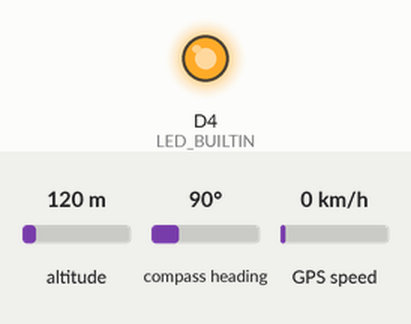
The sketch below on a simulated ESP8266 (NodeMCU). Shown: output pins drawn as LEDs (lit = HIGH, except the on-board LED, lit = LOW). The inputs (shaded band) are chosen by the test bench; at power-on: altitude 120 m, compass heading 90°, GPS speed 0 km/h. WiFi joins after 1.5 s; servers stay silent unless stated; uploads are accepted with an empty reply; the GPS gets a fix after 3 s at 37.7749, -122.4194 with 8 satellites; what the sketch prints to the serial monitor is not drawn.

Above: at 7.6 s.
Timing chart, 0 to 11.1 s (numbered marks = the images above):
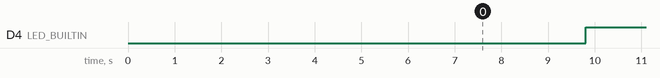

The sketch:

esp8266_web_data_post.ino
```cpp
#include <ESP8266WiFi.h>
#include <ESP8266HTTPClient.h>
#include <Arduino.h>
#include <TinyGPS++.h>
#include <SoftwareSerial.h>

#define WIFI_SSID "HUAWEI nova 7 SE"
#define WIFI_PASSWORD "b71a81458b10"

int id;
double latitude, longitude;

String postData;

String date_time = "00:00:00", previous_date_time;

TinyGPSPlus gps;
SoftwareSerial gpsSerial(D1, D2); // RX, TX
char buffer[100];

void printData()
{
  if (gps.location.isUpdated()) {
    Serial.println("");
    double lat = gps.location.lat();
    double lng = gps.location.lng();

    latitude = lat;
    longitude = lng;

    double altitude = gps.altitude.meters();

    int year = gps.date.year();
    int month = gps.date.month();
    int day = gps.date.day();

    int hour = gps.time.hour();
    int minute = gps.time.minute();
    int second = gps.time.second();

    date_time = (String)hour + ":" + ":" + (String)minute + ":" + (String)second;

    snprintf(buffer, sizeof(buffer),
             "Latitude: %.8f, Longitude: %.8f, Altitude: %.2f m, "
             "Date/Time: %d-%02d-%02d %02d:%02d:%02d",
             lat, lng, altitude, year, month, day, hour, minute, second);

    Serial.println(buffer);
  }
}

void setup() {

  Serial.begin(9600);
  gpsSerial.begin(9600);
  Serial.println("Communication Started \n\n");
  delay(1000);

  pinMode(LED_BUILTIN, OUTPUT);

  WiFi.mode(WIFI_STA);
  WiFi.begin(WIFI_SSID, WIFI_PASSWORD);
  Serial.print("Connecting to ");
  Serial.print(WIFI_SSID);
  while (WiFi.status() != WL_CONNECTED)
  { Serial.print(".");
    delay(500);
  }

  Serial.println();
  Serial.print("Connected to ");
  Serial.println(WIFI_SSID);
  Serial.print("IP Address is : ");
  Serial.println(WiFi.localIP());

  delay(3000);
}

void loop() {

  while (gpsSerial.available() > 0) {
    if (gps.encode(gpsSerial.read())) {
      printData();

      HTTPClient http;
      printData();
      id = 1;

      postData = "id=" + (String)id + "&lati=" + String(latitude, 7) + "&long=" + String(longitude, 7);
      Serial.println("Values are, id=" + (String)id + "&lati=" + String(latitude, 7) + "&long=" + String(longitude, 7));

      if (date_time != previous_date_time) {

        previous_date_time = date_time;

        http.begin("http://travelmanagementsystem2021.000webhostapp.com/location.php");
        http.addHeader("Content-Type", "application/x-www-form-urlencoded");
        int httpCode = http.POST(postData);


        if (httpCode == 200) {
          Serial.println("Values uploaded successfully."); Serial.println(httpCode);
          String webpage = http.getString();
          Serial.println(webpage + "\n");
        }

        else {
          Serial.println(httpCode);
          Serial.println("Failed to upload values. \n");
          http.end();
          delay(500);
          return;
        }
      }
      delay(2000);
      digitalWrite(LED_BUILTIN, LOW);
      delay(2000);
      digitalWrite(LED_BUILTIN, HIGH);

    }
  }
}
```

Measured:
- by itself, D4 (LED_BUILTIN): alternates HIGH for 2.3 s and LOW for 2.0 s
